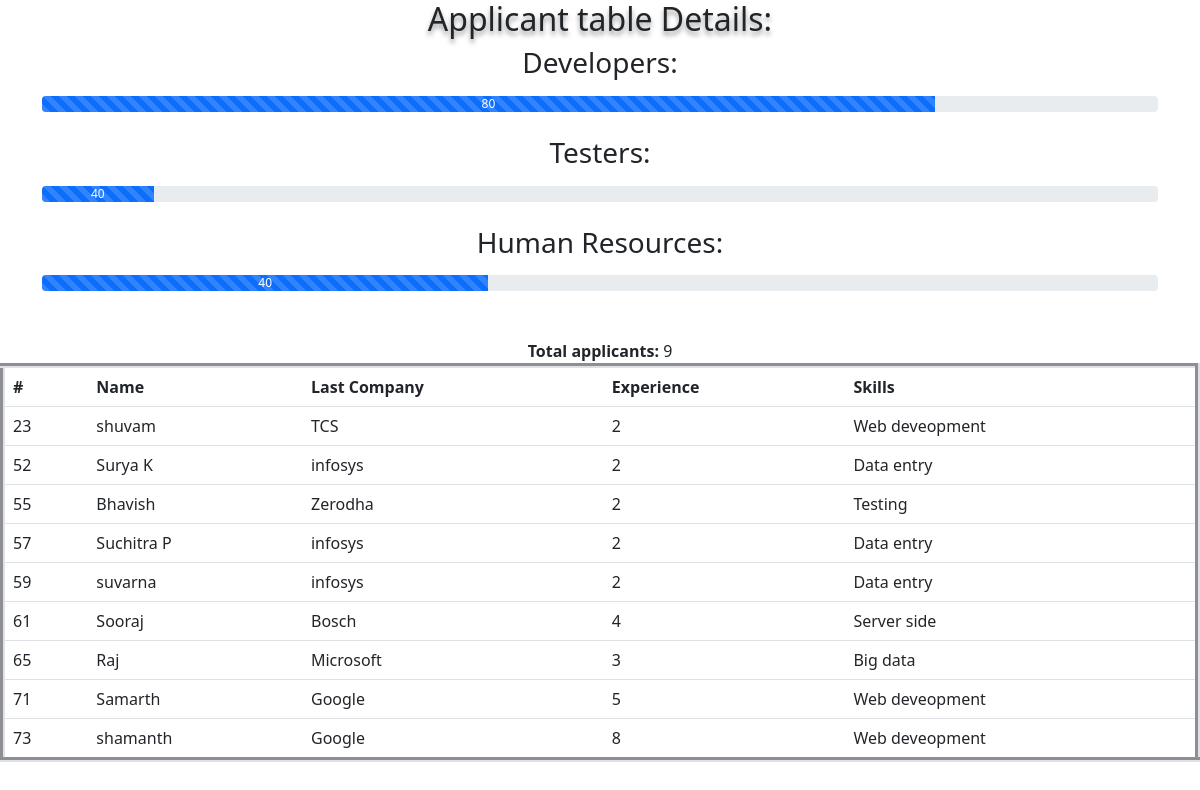
The app's page /tables/background.php with its own data.
### tables this page shows
CREATE TABLE `background` (
  `id` int(11) NOT NULL,
  `name` varchar(100) NOT NULL,
  `lwc` varchar(100) NOT NULL,
  `xp` int(11) NOT NULL,
  `skill` varchar(100) NOT NULL
);

### tables/background.php (the view, shortened to what this page needs)
<?php
$link=new mysqli("localhost","root","","jobapp1");
$qbg= mysqli_query($link, "SELECT * from background ");
$bgcount=0;
  echo "<center>";
  echo "<table class='table col-md-12' border='5'>
<tr>
<th>#</th>
<th>Name</th>
<th>Last Company</th>
<th>Experience</th>
<th>Skills</th>
</tr>";
echo "</center>";
  while($row=mysqli_fetch_array($qbg))
  {
      echo "<tr>";
      echo "<td>"; echo $row["id"]; echo "</td>";
      echo "<td>"; echo $row["name"]; echo "</td>";
      echo "<td>"; echo $row["lwc"]; echo "</td>";
      echo "<td>"; echo $row["xp"]; echo "</td>";
      echo "<td>"; echo $row["skill"]; echo "</td>";
      echo "</tr>";
      $bgcount= $bgcount+1;
  }
$mxdev="40";
$count="40";
$rowd="100";
$rowh="80";
?>
<!DOCTYPE html>
<html lang="en">
<head>
    <link href="https://cdn.jsdelivr.net/npm/bootstrap@5.1.3/dist/css/bootstrap.min.css" rel="stylesheet">
</head>
<body>
<h2 style="text-align: center;text-shadow:0 4px 5px rgba(0,0,0,0.4);">Applicant table Details:</h2>
<div class="container">
  <h3>Developers:</h3>
  <div class="progress">
    <div class="progress-bar progress-bar-striped active" role="progressbar" aria-valuenow="<?php echo $rowd; ?>" aria-valuemin="0" aria-valuemax="<?php echo $mxdev;?>" style="width:<?php echo $rowh;?>% ">
      <?php echo $rowh;?>
    </div>
  </div>
<br>
</div>
<div class="container">
  <h3>Testers:</h3>
  <div class="progress">
    <div class="progress-bar progress-bar-striped active" role="progressbar" aria-valuenow="<?php echo $count; ?>" aria-valuemin="0" aria-valuemax="100" style="width:<?php echo "10";?>% ">
      <?php echo "40";?>
    </div>
  </div>
<br>
</div>
<div class="container">
  <h3>Human Resources:</h3>
  <div class="progress">
    <div class="progress-bar progress-bar-striped active" role="progressbar" aria-valuenow="<?php echo $count; ?>" aria-valuemin="0" aria-valuemax="100" style="width:<?php echo $count;?>% ">
      <?php echo $count;?>
    </div>
  </div>
  <br><br>
  <?php
  echo "<b>Total applicants:</b> ". $bgcount;
  ?>
</body>
</html>

### records on screen
background: id "23", name "shuvam", lwc "TCS", xp "2", skill "Web deveopment"
background: id "52", name "Surya K", lwc "infosys", xp "2", skill "Data entry"
background: id "55", name "Bhavish", lwc "Zerodha", xp "2", skill "Testing"
background: id "57", name "Suchitra P", lwc "infosys", xp "2", skill "Data entry"
background: id "59", name "suvarna", lwc "infosys", xp "2", skill "Data entry"
background: id "61", name "Sooraj", lwc "Bosch", xp "4", skill "Server side"
background: id "65", name "Raj", lwc "Microsoft", xp "3", skill "Big data"
background: id "71", name "Samarth", lwc "Google", xp "5", skill "Web deveopment"
background: id "73", name "shamanth", lwc "Google", xp "8", skill "Web deveopment"

### other values on screen
$rowh "80"
$count "40"
$bgcount "9"
